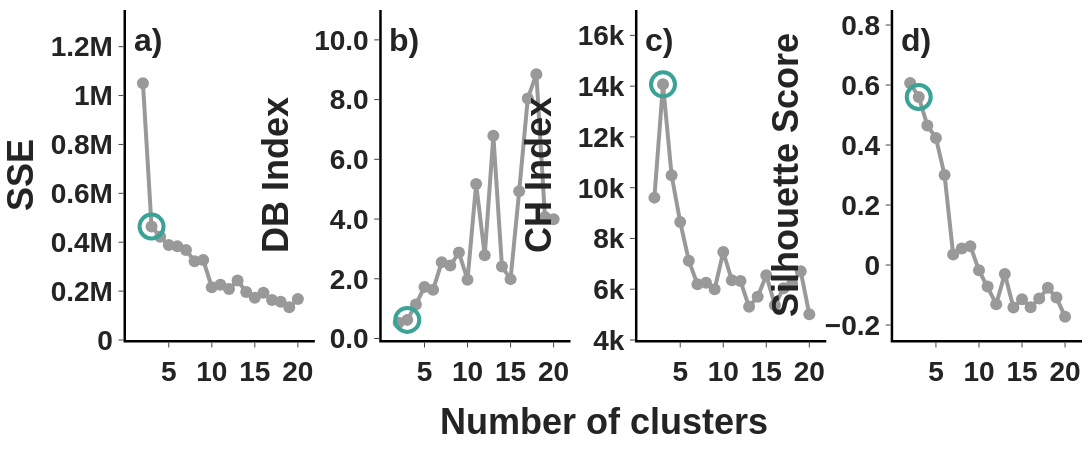

Notebook code cell kept with this figure:
### Code cell
n_components_range = list(range(2, 21))
highlight_k = 3
highlight_index = n_components_range.index(highlight_k)

fig = make_subplots(
    rows=1, cols=4,
    horizontal_spacing=0.07,
    vertical_spacing=0
)

# --- Subplot Data ---
traces = [
    {'y': sse, 'name': 'SSE', 'row': 1, 'col': 1, 'y_label': '<b>SSE</b>', 'label': 'a)'},
    {'y': davies_bouldin, 'name': 'Davies-Bouldin', 'row': 1, 'col': 2, 'y_label': '<b>DB Index</b>', 'label': 'b)'},
    {'y': calinski_harabasz, 'name': 'Calinski-Harabasz', 'row': 1, 'col': 3, 'y_label': '<b>CH Index</b>', 'label': 'c)'},
    {'y': silhouette, 'name': 'Silhouette Score', 'row': 1, 'col': 4, 'y_label': '<b>Silhouette Score</b>', 'label': 'd)'}
]

for t in traces:
    fig.add_trace(
        go.Scatter(
            x=n_components_range, 
            y=t['y'], 
            mode='lines+markers', 
            name=t['name'],
            marker=dict(color='#999999', size=12),
            line=dict(color='#999999', width=4)
        ),
        row=t['row'], col=t['col']
    )

    fig.add_trace(
        go.Scatter(
            x=[highlight_k], 
            y=[t['y'][highlight_index]], 
            mode='markers',
            marker=dict(color='#3AA396', size=24, symbol='circle-open', line=dict(width=4)),
            name=f"Selected k={highlight_k}"
        ),
        row=t['row'], col=t['col']
    )

    fig.update_yaxes(title_text=t['y_label'], row=t['row'], col=t['col'], title_font=dict(size=36, family="Arial", weight="bold"))
    
    fig.add_annotation(
        text=f"<b>{t['label']}</b>",
        xref=f"x{t['col'] if t['col'] > 1 else ''} domain",
        yref=f"y{t['col'] if t['col'] > 1 else ''} domain",
        x=0.03, y=0.97,
        showarrow=False,
        font=dict(size=32, family="Arial", weight="bold"),
        xanchor='left',
        yanchor='top'
    )

fig.update_yaxes(tickformat=".1f", row=1, col=2)
fig.update_yaxes(range=[10, 1.35*10e5], row=1, col=1)
fig.update_yaxes(range=[-0.05, 11], row=1, col=2)
fig.update_yaxes(range=[4*10e2, 17*10e2], row=1, col=3)
fig.update_yaxes(range=[-0.25, 0.85], row=1, col=4)


fig.update_layout(
    height=450,
    width=2200,
    showlegend=False,
    template='simple_white',
    margin=dict(t=10, b=110, l=10, r=10),
    font=dict(family="Arial",size=28,weight="bold")
)

fig.update_xaxes(linewidth=2.5, linecolor='black')
fig.update_yaxes(linewidth=2.5, linecolor='black')

fig.add_annotation(
    text="<b>Number of clusters</b>",
    xref="paper", yref="paper",
    x=0.5, y=-0.18,
    showarrow=False,
    font=dict(size=36, family="Arial", weight="bold"),
    xanchor='center',
    yanchor='top'
)

fig.show()

### Figure 1 — Plotly figure (JSON) as saved in the notebook; plotly's stock layout.template omitted (floating-point values rounded to 4 significant figures)
{"data": [{"line": {"color": "#999999", "width": 4}, "marker": {"color": "#999999", "size": 12}, "mode": "lines+markers", "name": "SSE", "type": "scatter", "x": [2, 3, 4, 5, 6, 7, 8, 9, 10, 11, 12, 13, 14, 15, 16, 17, 18, 19, 20], "xaxis": "x", "y": [1051000.0, 464200.0, 422100.0, 388700.0, 383200.0, 368200.0, 322100.0, 327700.0, 216000.0, 225700.0, 208200.0, 243300.0, 196400.0, 172500.0, 193600.0, 163600.0, 156200.0, 133500.0, 168100.0], "yaxis": "y"}, {"marker": {"color": "#3AA396", "line": {"width": 4}, "size": 24, "symbol": "circle-open"}, "mode": "markers", "name": "Selected k=3", "type": "scatter", "x": [3], "xaxis": "x", "y": [464200.0], "yaxis": "y"}, {"line": {"color": "#999999", "width": 4}, "marker": {"color": "#999999", "size": 12}, "mode": "lines+markers", "name": "Davies-Bouldin", "type": "scatter", "x": [2, 3, 4, 5, 6, 7, 8, 9, 10, 11, 12, 13, 14, 15, 16, 17, 18, 19, 20], "xaxis": "x2", "y": [0.528, 0.6237, 1.139, 1.727, 1.634, 2.557, 2.443, 2.878, 1.967, 5.177, 2.786, 6.786, 2.409, 1.988, 4.93, 8.039, 8.852, 4.066, 3.992], "yaxis": "y2"}, {"marker": {"color": "#3AA396", "line": {"width": 4}, "size": 24, "symbol": "circle-open"}, "mode": "markers", "name": "Selected k=3", "type": "scatter", "x": [3], "xaxis": "x2", "y": [0.6237], "yaxis": "y2"}, {"line": {"color": "#999999", "width": 4}, "marker": {"color": "#999999", "size": 12}, "mode": "lines+markers", "name": "Calinski-Harabasz", "type": "scatter", "x": [2, 3, 4, 5, 6, 7, 8, 9, 10, 11, 12, 13, 14, 15, 16, 17, 18, 19, 20], "xaxis": "x3", "y": [9609.0, 14070.0, 10490.0, 8645.0, 7124.0, 6194.0, 6258.0, 5998.0, 7468.0, 6353.0, 6321.0, 5309.0, 5707.0, 6551.0, 5370.0, 6043.0, 6217.0, 6705.0, 5013.0], "yaxis": "y3"}, {"marker": {"color": "#3AA396", "line": {"width": 4}, "size": 24, "symbol": "circle-open"}, "mode": "markers", "name": "Selected k=3", "type": "scatter", "x": [3], "xaxis": "x3", "y": [14070.0], "yaxis": "y3"}, {"line": {"color": "#999999", "width": 4}, "marker": {"color": "#999999", "size": 12}, "mode": "lines+markers", "name": "Silhouette Score", "type": "scatter", "x": [2, 3, 4, 5, 6, 7, 8, 9, 10, 11, 12, 13, 14, 15, 16, 17, 18, 19, 20], "xaxis": "x4", "y": [0.6068, 0.5601, 0.4652, 0.4231, 0.2998, 0.03473, 0.05483, 0.06274, -0.01785, -0.0718, -0.1306, -0.02968, -0.1416, -0.1142, -0.1408, -0.1119, -0.07616, -0.1087, -0.1723], "yaxis": "y4"}, {"marker": {"color": "#3AA396", "line": {"width": 4}, "size": 24, "symbol": "circle-open"}, "mode": "markers", "name": "Selected k=3", "type": "scatter", "x": [3], "xaxis": "x4", "y": [0.5601], "yaxis": "y4"}], "layout": {"annotations": [{"font": {"family": "Arial", "size": 32, "weight": "bold"}, "showarrow": false, "text": "<b>a)</b>", "x": 0.03, "xanchor": "left", "xref": "x domain", "y": 0.97, "yanchor": "top", "yref": "y domain"}, {"font": {"family": "Arial", "size": 32, "weight": "bold"}, "showarrow": false, "text": "<b>b)</b>", "x": 0.03, "xanchor": "left", "xref": "x2 domain", "y": 0.97, "yanchor": "top", "yref": "y2 domain"}, {"font": {"family": "Arial", "size": 32, "weight": "bold"}, "showarrow": false, "text": "<b>c)</b>", "x": 0.03, "xanchor": "left", "xref": "x3 domain", "y": 0.97, "yanchor": "top", "yref": "y3 domain"}, {"font": {"family": "Arial", "size": 32, "weight": "bold"}, "showarrow": false, "text": "<b>d)</b>", "x": 0.03, "xanchor": "left", "xref": "x4 domain", "y": 0.97, "yanchor": "top", "yref": "y4 domain"}, {"font": {"family": "Arial", "size": 36, "weight": "bold"}, "showarrow": false, "text": "<b>Number of clusters</b>", "x": 0.5, "xanchor": "center", "xref": "paper", "y": -0.18, "yanchor": "top", "yref": "paper"}], "font": {"family": "Arial", "size": 28, "weight": "bold"}, "height": 450, "margin": {"b": 110, "l": 10, "r": 10, "t": 10}, "showlegend": false, "width": 2200, "xaxis": {"anchor": "y", "domain": [0, 0.1975], "linecolor": "black", "linewidth": 2.5}, "xaxis2": {"anchor": "y2", "domain": [0.2675, 0.465], "linecolor": "black", "linewidth": 2.5}, "xaxis3": {"anchor": "y3", "domain": [0.535, 0.7325], "linecolor": "black", "linewidth": 2.5}, "xaxis4": {"anchor": "y4", "domain": [0.8025, 1], "linecolor": "black", "linewidth": 2.5}, "yaxis": {"anchor": "x", "domain": [0, 1], "linecolor": "black", "linewidth": 2.5, "range": [10, 1350000], "title": {"font": {"family": "Arial", "size": 36, "weight": "bold"}, "text": "<b>SSE</b>"}}, "yaxis2": {"anchor": "x2", "domain": [0, 1], "linecolor": "black", "linewidth": 2.5, "range": [-0.05, 11], "tickformat": ".1f", "title": {"font": {"family": "Arial", "size": 36, "weight": "bold"}, "text": "<b>DB Index</b>"}}, "yaxis3": {"anchor": "x3", "domain": [0, 1], "linecolor": "black", "linewidth": 2.5, "range": [4000, 17000], "title": {"font": {"family": "Arial", "size": 36, "weight": "bold"}, "text": "<b>CH Index</b>"}}, "yaxis4": {"anchor": "x4", "domain": [0, 1], "linecolor": "black", "linewidth": 2.5, "range": [-0.25, 0.85], "title": {"font": {"family": "Arial", "size": 36, "weight": "bold"}, "text": "<b>Silhouette Score</b>"}}}}
